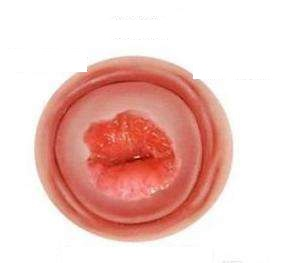
#> input picture sample/sample.jpg, 287 x 263 px; its folder holds only this picture in this run
$ python -i data_enhance.py   (imports and definitions only)   (Python 2 division)
#> lines starting #> are read from the running program, lines starting #| are printed output that depends on the picture
#> further down, picture is the input picture: PIL image 287x263 RGB; mean R, G, B 237.9, 200.1, 194.1
# -*- coding:utf-8 -*-
#Author      ：honghuichao
#Data        ：2017-0903
#功能        ：
#使用说明    ：只需使用threadOPS(src,dst)即可完成一个文件夹src所有文件的数据增强，保存至dst

"""数据增强
   1. 翻转变换 flip
   2. 随机修剪 random crop
   3. 色彩抖动 color jittering
   4. 平移变换 shift
   5. 尺度变换 scale
   6. 对比度变换 contrast
   7. 噪声扰动 noise
   8. 旋转变换/反射变换 Rotation/reflection

"""

from PIL import Image, ImageEnhance, ImageOps, ImageFile
import numpy as np
import random
import threading, os, time
import logging

logger = logging.getLogger(__name__)
ImageFile.LOAD_TRUNCATED_IMAGES = True


class DataAugmentation:
    """
    包含数据增强的八种方式
    """

    def __init__(self):
        pass

    @staticmethod
    def openImage(image):
        return Image.open(image, mode="r")

    # [30 lines left out: functions randomRotation, randomCrop, not called in this run]

    @staticmethod
    def randomColor(image):
        """
        对图像进行颜色抖动
        :param image: PIL的图像image
        :return: 有颜色色差的图像image
        """
        random_factor = np.random.randint(0, 31) / 10.  # 随机因子
        color_image = ImageEnhance.Color(image).enhance(random_factor)  # 调整图像的饱和度
        random_factor = np.random.randint(10, 21) / 10.  # 随机因子
        brightness_image = ImageEnhance.Brightness(color_image).enhance(random_factor)  # 调整图像的亮度
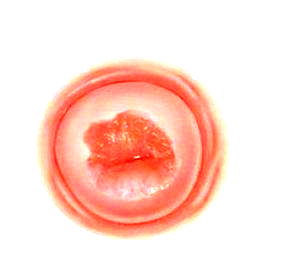
#> brightness_image: PIL image 287x263 RGB; mean R, G, B 255, 218.6, 208.5
        random_factor = np.random.randint(10, 21) / 10.  # 随机因1子
        contrast_image = ImageEnhance.Contrast(brightness_image).enhance(random_factor)  # 调整图像对比度
        random_factor = np.random.randint(0, 31) / 10.  # 随机因子
        return ImageEnhance.Sharpness(contrast_image).enhance(random_factor)  # 调整图像锐度

    # [31 lines left out: function randomGaussian, not called in this run]

    @staticmethod
    def saveImage(image, path):
        image.save(path)


# [27 lines left out: functions makeDir, imageOps, not called in this run]


opsList = {"randomRotation", "randomGaussian"}


# [32 lines left out: function threadOPS, not called in this run]


# [3 lines not run here, left out]

>>> from PIL import Image
>>> picture = Image.open('../../sample/sample.jpg')
>>> result = DataAugmentation().randomColor(picture)
